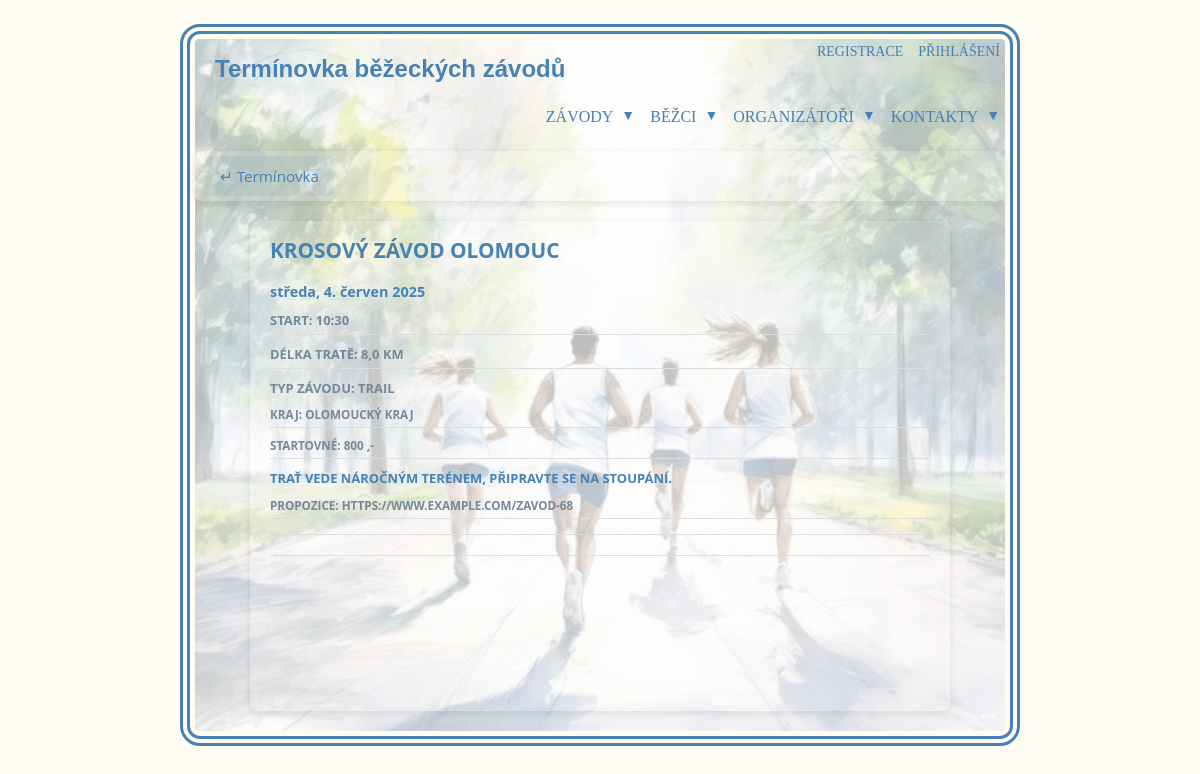
The page /68/ on the database its author committed.
### events/models.py (models this page shows, shortened)
class Event(models.Model):
    date_event = models.DateField(verbose_name='Datum události')
    name_event = models.CharField(max_length=30, verbose_name='Název události')
    description = models.TextField(verbose_name='Popis události')
    start_time = models.TimeField(verbose_name='Čas startu')
    distance = models.IntegerField(verbose_name='Vzdálenost')
    country = models.CharField(max_length=50, verbose_name='Země')
    city = models.CharField(max_length=50, verbose_name='Město')
    region = models.CharField(
        max_length=100,
        choices=[
            ('hlavní město Praha', 'hlavní město Praha'),
            ('Středočeský kraj', 'Středočeský kraj'),
            ('Jihočeský kraj', 'Jihočeský kraj'),
            ('Plzeňský kraj', 'Plzeňský kraj'),
            ('Karlovarský kraj', 'Karlovarský kraj'),
            ('Ústecký kraj', 'Ústecký kraj'),
            ('Liberecký kraj', 'Liberecký kraj'),
            ('Královéhradecký kraj', 'Královéhradecký kraj'),
            ('Pardubický kraj', 'Pardubický kraj'),
            ('Kraj Vysočina', 'Kraj Vysočina'),
            ('Jihomoravský kraj', 'Jihomoravský kraj'),
            ('Olomoucký kraj', 'Olomoucký kraj'),
            ('Moravskoslezský kraj', 'Moravskoslezský kraj'),
            ('Zlínský kraj', 'Zlínský kraj')
        ],
        verbose_name='Kraj'
    )
    typ_race = models.CharField(
        max_length=7,
        choices=[
            ('Silnice', 'Silnice'),
            ('Trail', 'Trail'),
            ('Mix', 'Smíšený')
        ],
        verbose_name='Typ závodu - povrch'
    )
    propozition = models.CharField(max_length=100, null=True, blank=True, verbose_name='Propozice')
    start_fee = models.IntegerField(null=True, blank=True, verbose_name='Startovné')
    organizer = models.ForeignKey(settings.AUTH_USER_MODEL, on_delete=models.CASCADE, limit_choices_to={'role': 'O'})
    class Meta:
        ordering = ['date_event']

### events/views.py (the view)
# urls.py: path('<int:pk>/', EventDetailView.as_view(), name='event_details'),
class EventDetailView(DetailView):
    model = Event
    template_name = 'event_details.html'
    context_object_name = 'event'

### events/templatetags/filters.py (called while the page is built)
@register.filter
def m_2_km(value):
    try:
        return value / 1000
    except (ValueError, TypeError):
        return value

@register.filter   # zobrazit formát času
def format_HHMM(value):
    if value is not None:
        return value.strftime('%H:%M')
    return 'No time provided'

### events/templates/event_details.html
{% extends "base.html" %}
{% load filters %}
{% block content %}
<div class="back-link-bar">
    <a href="{% url 'events_search' %}" class="back-link">↵ Termínovka</a>
</div>
<div class="writing-container_detail">
    <div class="name_event_detail">{{ event.name_event }}</div><br>
    <div class="date_event_detail">{{ event.date_event|date:"l, j. F Y" }}
    <div class="date_event basic_info_detail">Start:  {{event.start_time|format_HHMM}} </div>
    <div class="date_event basic_info_detail">Délka tratě:   {{event.distance|m_2_km}} km</div>
    <div class="date_event basic_info_detail">Typ závodu:   {{event.typ_race}}
    <div class="date_event basic_info_detail">Kraj:  {{event.region}}</div>
    <div class="date_event basic_info_detail">Startovné: {{event.start_fee|floatformat:0}} ,-</div>
    <div class="description_detail">{{ event.description }}</div>
    <div class="date_event basic_info_detail">Propozice: {{ event.propozition }}</div>
</div>
{% endblock %}

### static/css/styles.css (style rules this page uses)
* { box-sizing: border-box; }
body { background-color: #fffcf2; margin: 0; padding: 0; }

### static/css/events_list.css (style rules this page uses)
.date_event { font-family: 'Open Sans', sans-serif; font-size: 0.9em; font-weight: bold; color:lightslategrey; border-bottom: 1px solid #ddd; padding-bottom: 5px; margin-bottom: 10px; }

### static/css/events_detail.css (style rules this page uses)
.writing-container_detail { background-color: rgba(255, 255, 255, 0.1); border-radius: 8px; box-shadow: 0 2px 8px rgba(0, 0, 0, 0.1); padding: 15px 20px; margin: 20px auto; max-width: 700px; transition: transform 0.3s ease; }
.date_event_detail { font-family: 'Open Sans', sans-serif; font-size: 0.9em; font-weight: bold; color:#4682b4; border-bottom: 1px solid #ddd; padding-bottom: 10px; margin-bottom: 140px; }
.name_event_detail { font-family: 'Open Sans', sans-serif; font-size: 1.3em; font-weight: bold; color: #4682b4; text-transform: uppercase; }
.description_detail { font-size: 1em; color: #4682b4; line-height: 1.5; }
.basic_info_detail { font-family: 'Open Sans', sans-serif; margin-top: 10px; margin-bottom: 10px; color:lightslategrey; text-transform:uppercase; }
.back-link-bar { box-sizing: border-box; display: flex; background-color: rgba(255, 255, 255, 0.1); border-radius: 8px; box-shadow: 0 2px 8px rgba(0, 0, 0, 0.1); padding: 5px 10px; margin: 20px auto; width: 100%; transition: transform 0.3s ease; }
.back-link { font-family: 'Open Sans', sans-serif; font-size: 0.95em; color: #4682b4; text-decoration: none; padding: 10px 15px; border-radius: 5px; background-color: rgba(70, 130, 180, 0.1); transition: background-color 0.3s ease; }

### static/css/dashboard.css (style rules this page uses)
.date_event { font-family: 'Open Sans', sans-serif; font-size: 0.9em; font-weight: bold; color:lightslategrey; border-bottom: 1px solid #ddd; padding-bottom: 5px; margin-bottom: 10px; }

### rows shown on the page
Event: name_event "KROSOVÝ ZÁVOD OLOMOUC", date_event "středa, 4. červen 2025", start_time "10:30", distance|m_2_km "8,0", typ_race "TRAIL", region "OLOMOUCKÝ KRAJ", start_fee "800", description "TRAŤ VEDE NÁROČNÝM TERÉNEM, PŘIPRAVTE SE NA STOUPÁNÍ.", propozition "HTTPS://WWW.EXAMPLE.COM/ZAVOD-68"
